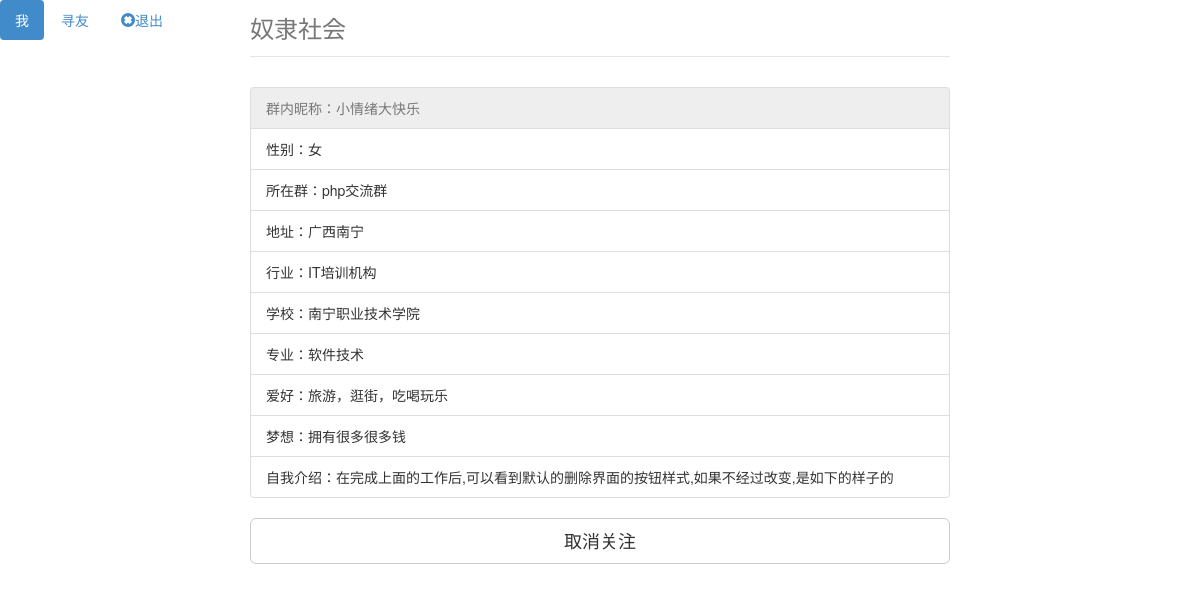
The page /PersonInfo.php?fid=1 (signed in) on the database its author committed.
### tables this page shows
CREATE TABLE `t_user` (
  `id` int(11) NOT NULL AUTO_INCREMENT,
  `userName` varchar(32) NOT NULL COMMENT '用户名',
  `password` varchar(64) NOT NULL COMMENT '密码',
  `sex` varchar(10) NOT NULL COMMENT '性别',
  `birthday` date NOT NULL,
  `groupName` varchar(64) NOT NULL COMMENT '群名',
  `nickname` varchar(64) NOT NULL COMMENT '昵称',
  `address` varchar(512) NOT NULL,
  `company` varchar(256) NOT NULL,
  `industry` varchar(128) DEFAULT NULL COMMENT '行业',
  `school` varchar(64) DEFAULT NULL,
  `profession` varchar(64) DEFAULT NULL COMMENT '专业',
  `hobby` varchar(256) DEFAULT NULL,
  `ideal` varchar(128) DEFAULT NULL COMMENT '理想',
  `introduce` varchar(1000) DEFAULT NULL COMMENT '个人介绍',
  PRIMARY KEY (`id`,`userName`)
);

### SqlHelper.class.php (called while the page is built, shortened)
<?php
class SqlHelper{
    private $mysqli;
    private static $host="127.0.0.1";
    private static $user="root";
    private static $password="";
    private static $db="oelove";
    public function __construct(){
        $this->mysqli=new mysqli(self::$host,self::$user,self::$password,self::$db);
        $this->mysqli->query("set names utf8");
    }
    public function Execute_Dql($sql){
        $res=$this->mysqli->query($sql);
        return $res;
    }
    public function Execute_Dql2($sql){
        $res=$this->mysqli->query($sql);
        $arr=array();
        $i=0;
        while($row=$res->fetch_row()){
            $arr[$i]=$row;
            $i++;
        }
        return $arr;
    }
}
?>

### SearchServer.class.php (called while the page is built, shortened)
<?php
require_once "SqlHelper.class.php";
class SearchServer{
   public function get_Info($id){
    $sql="select * from t_user where id='{$id}';";
    $SqlHelper=new SqlHelper();
    return $arr=$SqlHelper->Execute_Dql2($sql);
   }
}
?>

### UserServer.class.php (called while the page is built, shortened)
<?php
require_once"SqlHelper.class.php";
class UserServer{
    public function attentionVerify($uid,$fid){
        $sql="select uid,fid from t_attention where uid={$uid}  and fid={$fid}";
        $SqlHelper=new SqlHelper();
        $res=$SqlHelper->Execute_Dql($sql);
        $arr=array();
		while ($row=$res->fetch_assoc()) {
				$arr[]=$row;
		}
        return count($arr)==1?true:false;
    }
}
?>

### PersonInfo.php (the view, shortened to what this page needs)
<!DOCTYPE html PUBLIC "-//W3C//DTD XHTML 1.0 Transitional//EN" "http://www.w3.org/TR/xhtml1/DTD/xhtml1-transitional.dtd">
<html xmlns="http://www.w3.org/1999/xhtml">
<head>
<link rel="stylesheet" type="text/css" href="css/bootstrap.min.css">
<link rel="stylesheet" type="text/css" href="css/jumbotron-narrow.css"/>
</head>
<body>
<div class="container">
  <div class="header">
    <ul class="nav nav-pills pull-right navbar-fixed-top">
      <li class="active"><a href="PersonInfo.php?fid=<?php echo $_SESSION['uid'] ?>">我</a></li>
      <li><a href="Search.php" class="ui-btn-active"></span>寻友</a></li>
      <li><a href="safe.php" class="ui-btn-active"><span class="glyphicon glyphicon-remove-sign"></span>退出</a></li>
    </ul>
    <h3 class="text-muted">奴隶社会</h3>
  </div>
<?php
require_once "SearchServer.class.php";
require_once "UserServer.class.php";
$SearchServer = new SearchServer();
$id = $_GET['fid'];
$arr = $SearchServer->get_Info($id);
for ($i = 0; $i < count($arr); $i++) {
    $row = $arr[$i];
?>
<ul class="list-group" style="margin-top:10px;">
  <a href="#" class="list-group-item disabled">
    <?php echo " 群内昵称：{$row[6]}" ?>
  </a>
  <li class="list-group-item"><?php echo " 性别：{$row[3]}" ?></li>
  <li class="list-group-item"><?php echo " 所在群：{$row[5]}" ?></li>
  <li class="list-group-item"><?php echo " 地址：{$row[7]}" ?></li>
  <li class="list-group-item"><?php echo " 行业：{$row[9]}" ?></li>
  <li class="list-group-item"><?php echo " 学校：{$row[10]}" ?></li>
  <li class="list-group-item"><?php echo " 专业：{$row[11]}" ?></li>
  <li class="list-group-item"><?php echo " 爱好：{$row[12]}" ?></li>
  <li class="list-group-item"><?php echo " 梦想：{$row[13]}" ?></li>
  <li class="list-group-item"><?php echo " 自我介绍：{$row[14]}" ?></li>
</ul>
    <?php
}
?>
    <?php
$UserServer = new UserServer();
$isOk = $UserServer->attentionVerify($_SESSION['uid'],$row[0]);
if ($_SESSION['uid'] != $id) {
	if($isOk==true){
	?>
    <a href="attentionprocess.php?fid=<?php echo $id; ?>&flag=cancel">
    <button type="button" class="btn btn-default btn-lg btn-block">取消关注</button>
    </a>
    <?php } else{?>
    <a href="attentionprocess.php?fid=<?php echo $id; ?>&flag=attention">
    <button type="button" class="btn btn-success btn-lg btn-block">关注好友</button>
    </a>
    <?php
  }
}
?>
  </div>
</body>
</html>

### css/jumbotron-narrow.css (style rules this page uses)
body { padding-top: 8px; padding-bottom: 20px; }
.header, .marketing, .footer { padding-right: 15px; padding-left: 15px; }
.header { border-bottom: 1px solid #e5e5e5; }
.header h3 { padding-bottom: 8px; margin-top: 0; margin-bottom: 0; line-height: 40px; }
@media (min-width: 768px) { .container { max-width: 730px; } }
@media screen and (min-width: 768px) { .header, .marketing, .footer { padding-right: 0; padding-left: 0; } }
@media screen and (min-width: 768px) { .header { margin-bottom: 30px; } }

### rows shown on the page
t_user: nickname "小情绪大快乐", sex "女", groupName "php交流群", address "广西南宁", industry "IT培训机构", school "南宁职业技术学院", profession "软件技术", hobby "旅游，逛街，吃喝玩乐", ideal "拥有很多很多钱", introduce "在完成上面的工作后,可以看到默认的删除界面的按钮样式,如果不经过改变,是如下的样子的"
